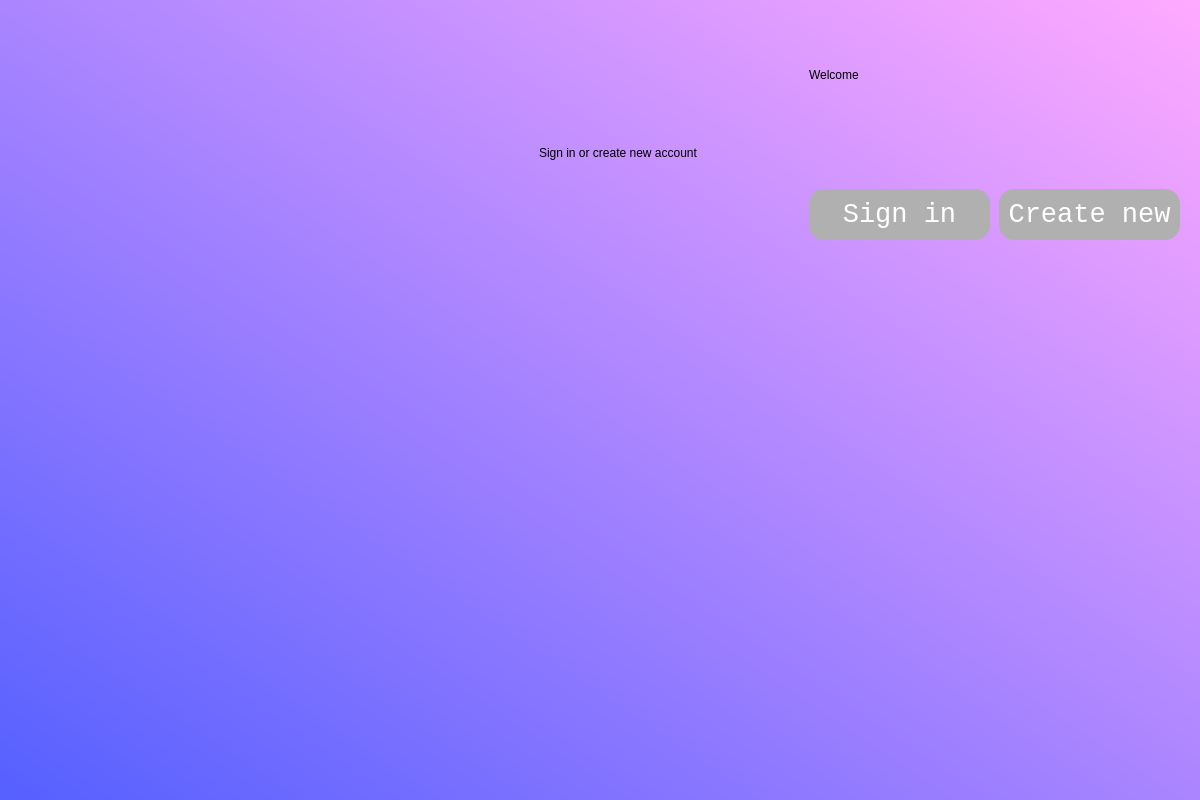
<?xml version="1.0" encoding="UTF-8"?>
<ui version="4.0">
 <class>Dialog</class>
 <widget class="QDialog" name="Dialog">
  <property name="geometry">
   <rect>
    <x>0</x>
    <y>0</y>
    <width>1200</width>
    <height>800</height>
   </rect>
  </property>
  <property name="minimumSize">
   <size>
    <width>1200</width>
    <height>800</height>
   </size>
  </property>
  <property name="maximumSize">
   <size>
    <width>1200</width>
    <height>800</height>
   </size>
  </property>
  <property name="windowTitle">
   <string>Dialog</string>
  </property>
  <widget class="QWidget" name="bgwidget" native="true">
   <property name="geometry">
    <rect>
     <x>-1</x>
     <y>-1</y>
     <width>1201</width>
     <height>801</height>
    </rect>
   </property>
   <property name="styleSheet">
    <string notr="true">QWidget#bgwidget{
background-color: qlineargradient(spread:pad, x1:0, y1:1, x2:1, y2:0, stop:0 rgba(85, 96, 255, 255), stop:1 rgba(255, 170, 255, 255));}</string>
   </property>
   <widget class="QLabel" name="label">
    <property name="geometry">
     <rect>
      <x>810</x>
      <y>20</y>
      <width>371</width>
      <height>112</height>
     </rect>
    </property>
    <property name="styleSheet">
     <string notr="true">font: 75 72pt &quot;Consolas&quot;;</string>
    </property>
    <property name="text">
     <string>Welcome</string>
    </property>
   </widget>
   <widget class="QLabel" name="label_2">
    <property name="geometry">
     <rect>
      <x>540</x>
      <y>130</y>
      <width>638</width>
      <height>47</height>
     </rect>
    </property>
    <property name="styleSheet">
     <string notr="true">font: 75 30pt &quot;Consolas&quot;;</string>
    </property>
    <property name="text">
     <string>Sign in or create new account</string>
    </property>
   </widget>
   <widget class="QPushButton" name="create_button">
    <property name="geometry">
     <rect>
      <x>1000</x>
      <y>190</y>
      <width>181</width>
      <height>51</height>
     </rect>
    </property>
    <property name="font">
     <font>
      <family>Consolas</family>
      <pointsize>20</pointsize>
      <weight>50</weight>
      <italic>false</italic>
      <bold>false</bold>
     </font>
    </property>
    <property name="styleSheet">
     <string notr="true">font: 20pt &quot;Consolas&quot;;
background-color: rgb(176, 176, 176);
border-radius:15px;
border-color: rgb(84, 255, 5);
color: white;</string>
    </property>
    <property name="text">
     <string>Create new</string>
    </property>
   </widget>
   <widget class="QPushButton" name="signin_button">
    <property name="geometry">
     <rect>
      <x>810</x>
      <y>190</y>
      <width>181</width>
      <height>51</height>
     </rect>
    </property>
    <property name="font">
     <font>
      <family>Consolas</family>
      <pointsize>20</pointsize>
      <weight>50</weight>
      <italic>false</italic>
      <bold>false</bold>
     </font>
    </property>
    <property name="styleSheet">
     <string notr="true">font: 20pt &quot;Consolas&quot;;
background-color: rgb(176, 176, 176);
border-radius:15px;
border-color: rgb(84, 255, 5);
color: white;</string>
    </property>
    <property name="text">
     <string>Sign in</string>
    </property>
   </widget>
  </widget>
 </widget>
 <resources/>
 <connections/>
</ui>
